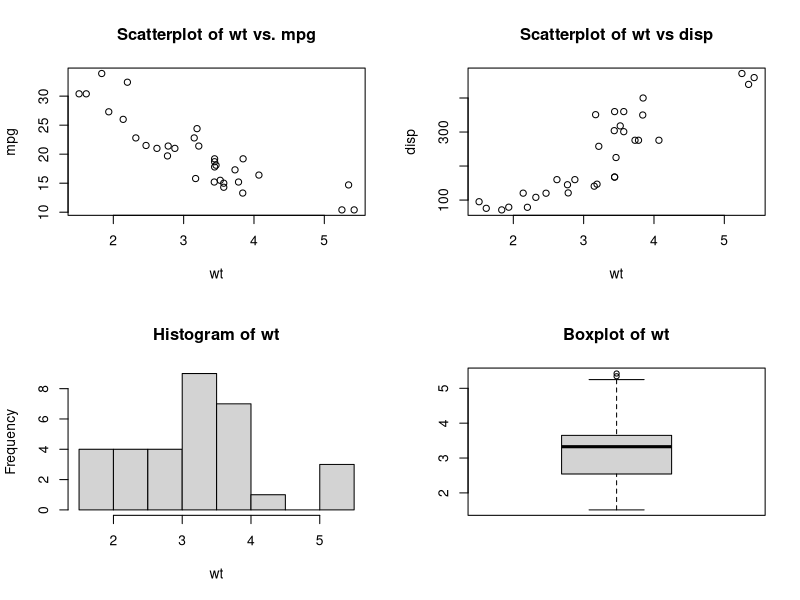
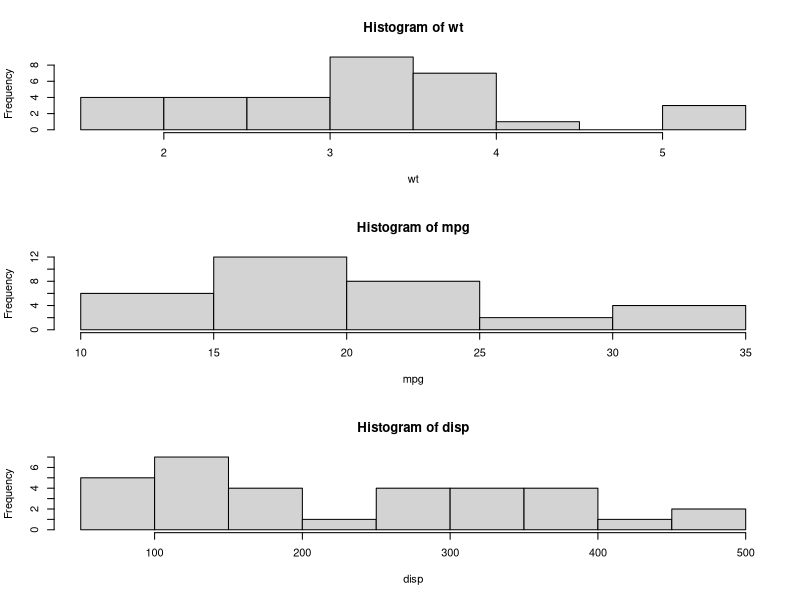
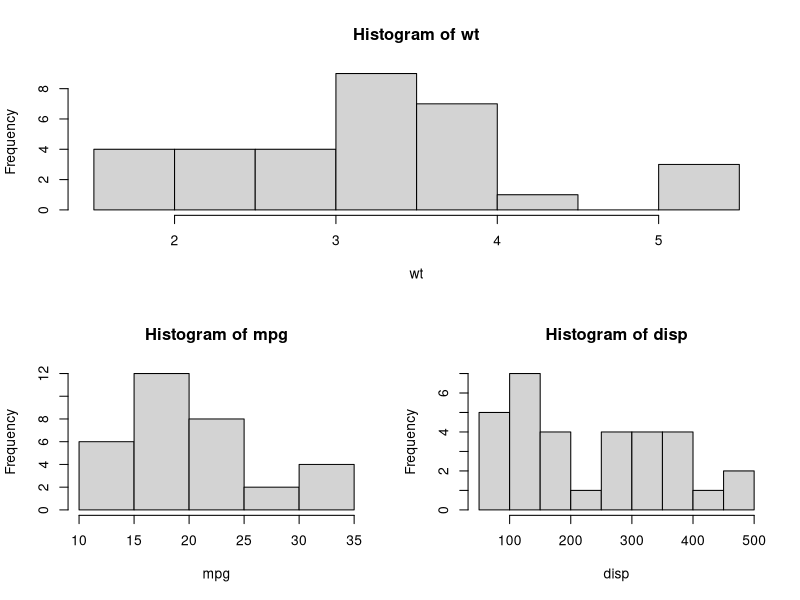
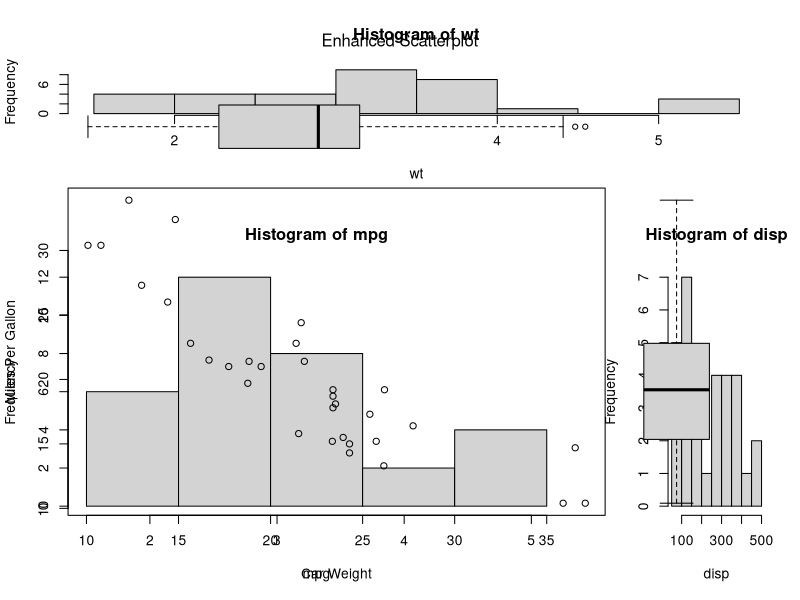

Source code (R) for these figures, in order:
#multiple plots

# 4 figures arranged in 2 rows and 2 columns
attach(mtcars)
par(mfrow=c(2,2))
plot(wt,mpg, main="Scatterplot of wt vs. mpg")
plot(wt,disp, main="Scatterplot of wt vs disp")
hist(wt, main="Histogram of wt")
boxplot(wt, main="Boxplot of wt")


# 3 figures arranged in 3 rows and 1 column
attach(mtcars)
par(mfrow=c(3,1)) 
hist(wt)
hist(mpg)

hist(disp)


# One figure in row 1 and two figures in row 2
attach(mtcars)
layout(matrix(c(1,1,2,3), 2, 2, byrow = TRUE))
hist(wt)
hist(mpg)
hist(disp)


# One figure in row 1 and two figures in row 2
# row 1 is 1/3 the height of row 2
# column 2 is 1/4 the width of the column 1 
attach(mtcars)
layout(matrix(c(1,1,2,3), 2, 2, byrow = TRUE), 
       widths=c(3,1), heights=c(1,2))
hist(wt)
hist(mpg)
hist(disp)



# Add boxplots to a scatterplot
par(fig=c(0,0.8,0,0.8), new=TRUE)
plot(mtcars$wt, mtcars$mpg, xlab="Car Weight",
     ylab="Miles Per Gallon")
par(fig=c(0,0.8,0.55,1), new=TRUE)
boxplot(mtcars$wt, horizontal=TRUE, axes=FALSE)
par(fig=c(0.65,1,0,0.8),new=TRUE)
boxplot(mtcars$mpg, axes=FALSE)
mtext("Enhanced Scatterplot", side=3, outer=TRUE, line=-3)

